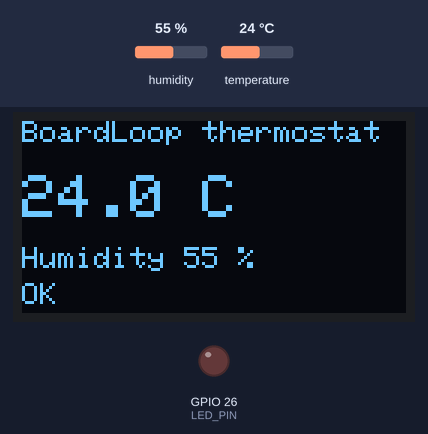
The sketch below on a simulated ESP32. Parts: 128×64 one-colour display, output pins drawn as LEDs (lit = HIGH). The test bench sets the inputs (shaded band); at power-on: temperature 24 °C, humidity 55 %. What the sketch prints to the serial monitor is not drawn.

Above: at 2.6 s.
2.7 s: temperature set to 29.4 °C
At 4.9 s:
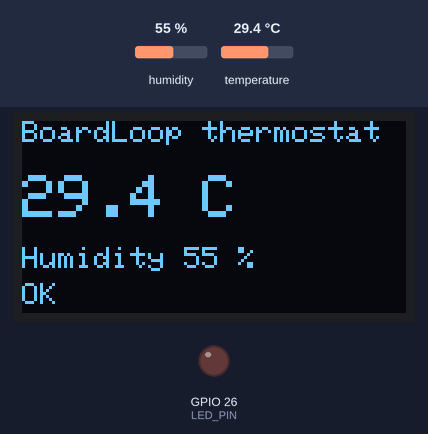
5.7 s: temperature set to 30.6 °C
At 7.5 s:
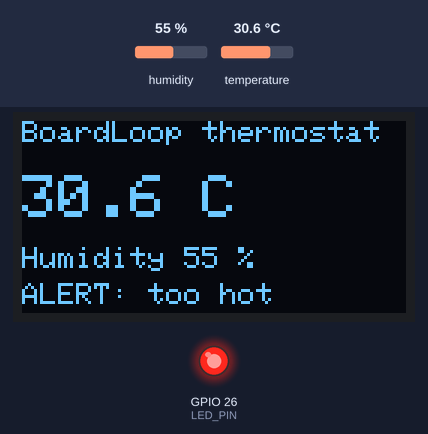
8.7 s: humidity set to 22 %
At 11.4 s:
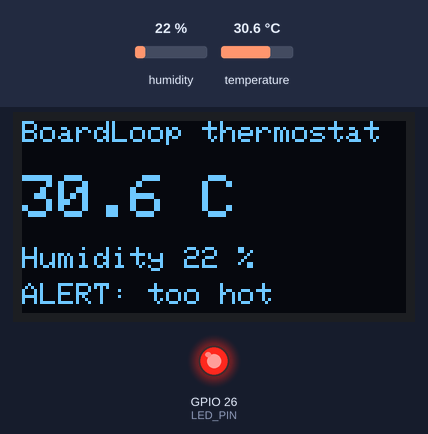
11.7 s: humidity set to 40 %
At 13.1 s:
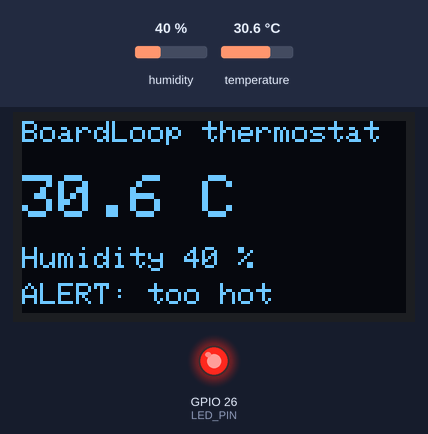
Timing chart, 0 to 14.7 s (numbered marks = the images above; inputs shaded):
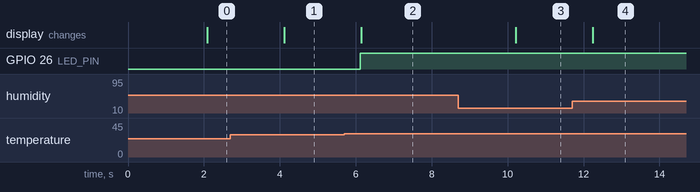

The sketch:

thermostat.ino
```cpp
// BoardLoop sample: ESP32 thermostat
// Reads a DHT22, shows temperature and humidity on an SSD1306 OLED,
// and turns the red LED on when the temperature is above THRESHOLD_C.
//
// Wiring (see diagram.json):
//   DHT22 data -> GPIO 4      OLED SDA -> GPIO 21, SCL -> GPIO 22
//   LED anode  -> 220R -> GPIO 26, LED cathode -> GND
//
// Serial lines are machine-readable so BoardLoop tests can check them:
//   BOOT OK
//   T=35.0 H=50.0 LED=ON

#include <Wire.h>
#include <Adafruit_GFX.h>
#include <Adafruit_SSD1306.h>
#include <DHT.h>

const int DHT_PIN = 4;
const int LED_PIN = 26;
const float THRESHOLD_C = 30.0;

Adafruit_SSD1306 display(128, 64, &Wire, -1);
DHT dht(DHT_PIN, DHT22);

void showReading(float t, float h, bool ledOn) {
  display.clearDisplay();
  display.setTextColor(SSD1306_WHITE);
  display.setTextSize(1);
  display.setCursor(0, 0);
  display.println("BoardLoop thermostat");
  display.setTextSize(2);
  display.setCursor(0, 18);
  display.print(t, 1);
  display.println(" C");
  display.setTextSize(1);
  display.setCursor(0, 42);
  display.print("Humidity ");
  display.print(h, 0);
  display.println(" %");
  display.setCursor(0, 54);
  display.println(ledOn ? "ALERT: too hot" : "OK");
  display.display();
}

void setup() {
  Serial.begin(115200);
  pinMode(LED_PIN, OUTPUT);
  digitalWrite(LED_PIN, LOW);

  dht.begin();

  if (!display.begin(SSD1306_SWITCHCAPVCC, 0x3C)) {
    Serial.println("ERROR: OLED not found");
    for (;;) {
      delay(1000);
    }
  }
  display.clearDisplay();
  display.display();
  Serial.println("BOOT OK");
}

void loop() {
  // The DHT22 needs 2 s between reads, including after power-up.
  delay(2000);
  float t = dht.readTemperature();
  float h = dht.readHumidity();
  if (isnan(t) || isnan(h)) {
    Serial.println("ERROR: DHT read failed");
    return;
  }

  bool ledOn = t > THRESHOLD_C;
  digitalWrite(LED_PIN, ledOn ? HIGH : LOW);
  showReading(t, h, ledOn);

  Serial.print("T=");
  Serial.print(t, 1);
  Serial.print(" H=");
  Serial.print(h, 1);
  Serial.print(" LED=");
  Serial.println(ledOn ? "ON" : "OFF");
}
```

Measured:
- the behaviour switches between 30 and 30.1 °C on temperature (found by bisection; images 1 and 2)
- after the input at 2.7 s, the display: changes after 1.4 s (image 1)
- after the input at 5.7 s, GPIO 26 (LED_PIN): LOW → HIGH after 0.42 s; the display: changes after 0.45 s (image 2)
- after the input at 8.7 s, the display: changes after 1.5 s (image 3)
- after the input at 11.7 s, the display: changes after 0.54 s (image 4)
